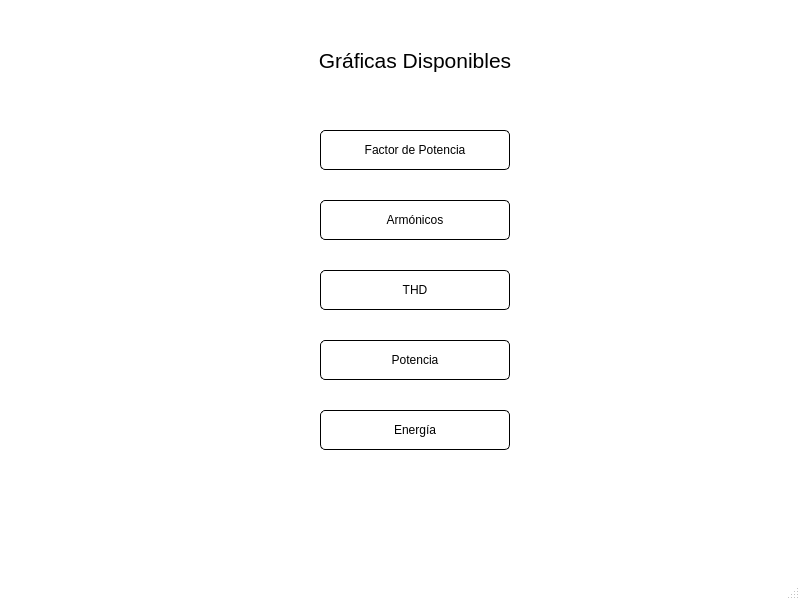
<?xml version="1.0" encoding="UTF-8"?>
<ui version="4.0">
 <class>graphics_menu</class>
 <widget class="QMainWindow" name="graphics_menu">
  <property name="geometry">
   <rect>
    <x>0</x>
    <y>0</y>
    <width>800</width>
    <height>600</height>
   </rect>
  </property>
  <property name="cursor">
   <cursorShape>ArrowCursor</cursorShape>
  </property>
  <property name="windowTitle">
   <string>EPSOL Soluciones en Sistemas de Potencia y EnergíaSA de CV</string>
  </property>
  <property name="windowIcon">
   <iconset resource="Logo/Epsol_Logo.qrc">
    <normaloff>:/EPSOL_ICO/LogoEpsol.ico</normaloff>:/EPSOL_ICO/LogoEpsol.ico</iconset>
  </property>
  <property name="styleSheet">
   <string notr="true">QMainWindow{
						background-color: rgb(255,255,255);
						}

QPushButton{
							
							border-style: solid;
							border-width: 1px;
							border-color: rgb(0, 0, 0);
							color: rgb(0, 0, 0);
							border-radius: 5px;
   						    background-color: qlineargradient(spread:pad, x1:0.965909, y1:0, x2:1, y2:1, stop:0 													rgba(252, 252, 252, 255), stop:0.573864 rgba(226, 226, 226, 255));
    					}

QPushButton:hover {
   						background: qradialgradient(cx: 0.3, cy: -0.4, fx: 0.3, fy: -0.4, radius: 1.35, stop: 0 
                       #fff, stop: 1 #bbb  );
   								 }

QPushButton:pressed {
    border-style: inset;
    background: qradialgradient(
        cx: 0.4, cy: -0.1, fx: 0.4, fy: -0.1,
        radius: 1.35, stop: 0 #fff, stop: 1 #ddd
        );
    }

</string>
  </property>
  <property name="windowFilePath">
   <string/>
  </property>
  <widget class="QWidget" name="centralwidget">
   <widget class="QLabel" name="titte_label">
    <property name="geometry">
     <rect>
      <x>120</x>
      <y>30</y>
      <width>590</width>
      <height>60</height>
     </rect>
    </property>
    <property name="font">
     <font>
      <family>Arial</family>
      <pointsize>16</pointsize>
     </font>
    </property>
    <property name="text">
     <string>Gráficas Disponibles</string>
    </property>
    <property name="alignment">
     <set>Qt::AlignCenter</set>
    </property>
   </widget>
   <widget class="QPushButton" name="potency_factor_button">
    <property name="geometry">
     <rect>
      <x>320</x>
      <y>130</y>
      <width>190</width>
      <height>40</height>
     </rect>
    </property>
    <property name="font">
     <font>
      <family>Arial</family>
     </font>
    </property>
    <property name="cursor">
     <cursorShape>PointingHandCursor</cursorShape>
    </property>
    <property name="toolTip">
     <string>Carga los archivos .csv</string>
    </property>
    <property name="text">
     <string>Factor de Potencia</string>
    </property>
   </widget>
   <widget class="QPushButton" name="harmonics_button">
    <property name="geometry">
     <rect>
      <x>320</x>
      <y>200</y>
      <width>190</width>
      <height>40</height>
     </rect>
    </property>
    <property name="font">
     <font>
      <family>Arial</family>
     </font>
    </property>
    <property name="cursor">
     <cursorShape>PointingHandCursor</cursorShape>
    </property>
    <property name="toolTip">
     <string/>
    </property>
    <property name="text">
     <string>Armónicos</string>
    </property>
   </widget>
   <widget class="QPushButton" name="thd_button">
    <property name="geometry">
     <rect>
      <x>320</x>
      <y>270</y>
      <width>190</width>
      <height>40</height>
     </rect>
    </property>
    <property name="font">
     <font>
      <family>Arial</family>
     </font>
    </property>
    <property name="cursor">
     <cursorShape>PointingHandCursor</cursorShape>
    </property>
    <property name="toolTip">
     <string>Muestra las gráficas</string>
    </property>
    <property name="text">
     <string>THD</string>
    </property>
   </widget>
   <widget class="QPushButton" name="potency_button">
    <property name="geometry">
     <rect>
      <x>320</x>
      <y>340</y>
      <width>190</width>
      <height>40</height>
     </rect>
    </property>
    <property name="font">
     <font>
      <family>Arial</family>
     </font>
    </property>
    <property name="cursor">
     <cursorShape>PointingHandCursor</cursorShape>
    </property>
    <property name="toolTip">
     <string>Genera reporte en word</string>
    </property>
    <property name="text">
     <string>Potencia</string>
    </property>
   </widget>
   <widget class="QLabel" name="logo_label">
    <property name="geometry">
     <rect>
      <x>60</x>
      <y>430</y>
      <width>161</width>
      <height>91</height>
     </rect>
    </property>
    <property name="styleSheet">
     <string notr="true">border-image: url(:/EPSOL/LogoEpsolCMYK.png);</string>
    </property>
    <property name="text">
     <string/>
    </property>
   </widget>
   <widget class="QPushButton" name="energy_button">
    <property name="geometry">
     <rect>
      <x>320</x>
      <y>410</y>
      <width>190</width>
      <height>40</height>
     </rect>
    </property>
    <property name="font">
     <font>
      <family>Arial</family>
     </font>
    </property>
    <property name="cursor">
     <cursorShape>PointingHandCursor</cursorShape>
    </property>
    <property name="toolTip">
     <string>Genera reporte en word</string>
    </property>
    <property name="text">
     <string>Energía</string>
    </property>
   </widget>
  </widget>
  <widget class="QStatusBar" name="statusbar"/>
  <action name="actionAbout">
   <property name="text">
    <string>About</string>
   </property>
  </action>
 </widget>
 <resources>
  <include location="Logo/Epsol_Logo.qrc"/>
 </resources>
 <connections/>
</ui>
